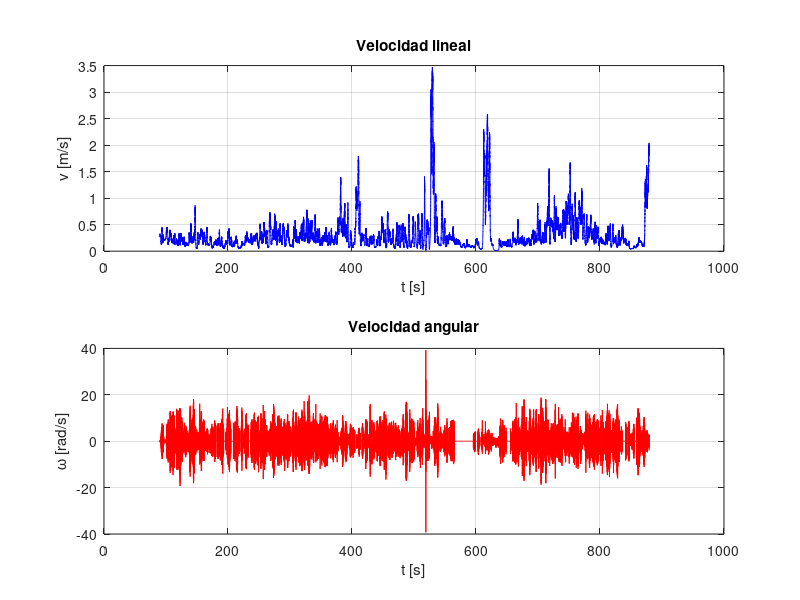

This chart was generated by the following MATLAB code: (Note: this script raises an error after producing the figure.)
% sol_ejercicio_2.m
clear; clc; close all;
rng(1);                         % semilla fija para que los resultados sean reproducibles

% Lectura de datos: columnas x [m], y [m], t [s]
datos = load('Path_SRA2526.txt');
x = datos(:,1);  y = datos(:,2);  t = datos(:,3);
N = length(t);

%% A) Transformación de la trayectoria en velocidades
dt = diff(t);                   % intervalos de tiempo (no son constantes)
dx = diff(x);
dy = diff(y);

% Velocidad lineal: distancia recorrida en cada tramo entre su duración
v = sqrt(dx.^2 + dy.^2) ./ dt;  % [m/s], tamaño N-1

% Orientación de cada tramo (el robot diferencial avanza en la dirección de su eje)
theta = atan2(dy, dx);          % [rad], tamaño N-1

% Velocidad angular: variación de orientación entre tramos consecutivos.
% Se normaliza el incremento a (-pi, pi] para evitar saltos de 2*pi.
dtheta = atan2(sin(diff(theta)), cos(diff(theta)));
w = [0; dtheta ./ dt(2:end)];   % [rad/s]; w(1)=0 porque theta(1) es la orientación inicial

% Instante asociado a cada velocidad (final de cada tramo)
tv = t(2:end);

% Gráfica de velocidades (entregable 1 de la memoria)
figure('Name','Velocidades','Position',[100 100 900 600]);
subplot(2,1,1);
plot(tv, v, 'b'); grid on;
xlabel('t [s]'); ylabel('v [m/s]'); title('Velocidad lineal');
subplot(2,1,2);
plot(tv, w, 'r'); grid on;
xlabel('t [s]'); ylabel('\omega [rad/s]'); title('Velocidad angular');

%% B) Información útil desde la perspectiva de un sistema robótico
dist_total = sum(sqrt(dx.^2 + dy.^2));                  % distancia recorrida [m]
dur_total  = t(end) - t(1);                             % duración [s]
dist_recta = sqrt((x(end)-x(1))^2 + (y(end)-y(1))^2);   % distancia inicio-fin [m]
v_media = mean(v);   v_max = max(v);   v_min = min(v);
w_media_abs = mean(abs(w));   w_max = max(abs(w));
dt_medio = mean(dt); dt_max = max(dt);                  % periodo de muestreo
a_lin = diff(v) ./ dt(2:end);                           % aceleración lineal [m/s^2]
a_lin_max = max(abs(a_lin));
a_lat = abs(v .* w);                                    % aceleración lateral (centrípeta) [m/s^2]
a_lat_max = max(a_lat);
umbral_parado = 0.05;                                   % [m/s] umbral para considerar robot parado
t_parado = sum(dt(v < umbral_parado));                  % tiempo casi parado [s]
pct_parado = 100 * t_parado / dur_total;                % porcentaje de tiempo parado [%]

% Radio de giro mínimo (calculado antes para incluirlo en la tabla)
idx = abs(w) > 0.1;
radio_min = min(abs(v(idx) ./ w(idx)));                 % [m]

% Definir los nombres de las filas en un arreglo de celdas
Metricas = {
    'Distancia recorrida [m]';
    'Duración total [s]';
    'Distancia inicio-fin [m]';
    'Velocidad lineal media [m/s]';
    'Velocidad lineal máxima [m/s]';
    'Velocidad lineal mínima [m/s]';
    'Velocidad angular media abs [rad/s]';
    'Velocidad angular máxima [rad/s]';
    'Periodo de muestreo medio [s]';
    'Periodo de muestreo máximo [s]';
    'Aceleración lineal máxima [m/s²]';
    'Aceleración lateral máxima [m/s²]';
    'Umbral de parado [m/s]';
    'Tiempo parado [s]';
    'Porcentaje de tiempo parado [%]';
    'Radio de giro mínimo [m]'
    };

% Vector columna con todos los resultados numéricos
Valores = [
    dist_total; 
    dur_total; 
    dist_recta; 
    v_media; 
    v_max; 
    v_min; 
    w_media_abs; 
    w_max; 
    dt_medio; 
    dt_max; 
    a_lin_max; 
    a_lat_max;
    umbral_parado; 
    t_parado;
    pct_parado;
    radio_min
    ];

% Crear y mostrar la tabla B
fprintf('\n--- b) Información de la trayectoria ---\n\n');
tabla_robot_V = table(Metricas, Valores);
disp(tabla_robot_V);

% Trayectoria y perfil de velocidad espacial
figure('Name','Trayectoria');
plot(x, y, 'g'); axis equal; grid on;
xlabel('x [m]'); ylabel('y [m]'); title('Trayectoria original');

%% C) Reconstrucción de la trayectoria con las velocidades
%  Pose inicial conocida: (x(1), y(1), theta(1))
[xr1, yr1, thr1] = reconstruir(v, w, dt, x(1), y(1), theta(1));      % c1: sin ruido

% c2: ruido gaussiano en v, sigma = 1 % de la media de v
sigma_v = 0.01 * mean(v);
v_ruido = v + sigma_v * randn(size(v));
[xr2, yr2, thr2] = reconstruir(v_ruido, w, dt, x(1), y(1), theta(1));

% c3: ruido gaussiano en w, sigma = 1 % de la media de |w|
sigma_w = 0.01 * mean(abs(w));
w_ruido = w + sigma_w * randn(size(w));
[xr3, yr3, thr3] = reconstruir(v, w_ruido, dt, x(1), y(1), theta(1));

%  Cálculo de errores (Una realización)
theta_real = [theta(1); theta];   % orientación real en cada muestra
casos = {'c1 (sin ruido)'; 'c2 (ruido en v)'; 'c3 (ruido en w)'};
XR = {xr1, xr2, xr3};  YR = {yr1, yr2, yr3};  TR = {thr1, thr2, thr3};

err_medio = zeros(3,1);
err_max = zeros(3,1);
err_final = zeros(3,1);
rmse = zeros(3,1);
err_ang_fin = zeros(3,1);

for k = 1:3
    ep = sqrt((XR{k}-x).^2 + (YR{k}-y).^2);
    eth = atan2(sin(TR{k}-theta_real), cos(TR{k}-theta_real));
    err_medio(k) = mean(ep);
    err_max(k) = max(ep);
    err_final(k) = ep(end);
    rmse(k) = sqrt(mean(ep.^2));
    err_ang_fin(k) = eth(end);
end

% Crear y mostrar la tabla C1
fprintf('\n--- C) Errores de la reconstrucción (una realización) ---\n\n');
tabla_restr_1 = table(casos, err_medio, err_max, err_final, rmse, err_ang_fin, ...
    'VariableNames', {'Caso', 'Err_Medio_m', 'Err_Max_m', 'Err_Final_m', 'RMSE_m', 'Err_Ang_Fin_rad'});
disp(tabla_restr_1);

% Como c2 y c3 son aleatorios, se repite con varias realizaciones (Monte Carlo)
M = 100;
res = zeros(M, 4, 2);   % [medio, max, final, rmse] x caso (c2, c3)
for m = 1:M
    [a, b] = reconstruir(v + sigma_v*randn(size(v)), w, dt, x(1), y(1), theta(1));
    e = sqrt((a-x).^2 + (b-y).^2);
    res(m,:,1) = [mean(e), max(e), e(end), sqrt(mean(e.^2))];
    [a, b] = reconstruir(v, w + sigma_w*randn(size(w)), dt, x(1), y(1), theta(1));
    e = sqrt((a-x).^2 + (b-y).^2);
    res(m,:,2) = [mean(e), max(e), e(end), sqrt(mean(e.^2))];
end

% Formatear los resultados de Monte Carlo (Media +- Desv. Típica) en una tabla
nombres = {'c2 (ruido en v)'; 'c3 (ruido en w)'};
Medio_str = cell(2,1);
Max_str = cell(2,1);
Final_str = cell(2,1);
RMSE_str = cell(2,1);

for k = 1:2
    mu = mean(res(:,:,k), 1);  sd = std(res(:,:,k), 0, 1);
    Medio_str{k} = sprintf('%.4g ± %.2g', mu(1), sd(1));
    Max_str{k}   = sprintf('%.4g ± %.2g', mu(2), sd(2));
    Final_str{k} = sprintf('%.4g ± %.2g', mu(3), sd(3));
    RMSE_str{k}  = sprintf('%.4g ± %.2g', mu(4), sd(4));
end

% Crear y mostrar la tabla C2 (Monte Carlo)
fprintf('\n--- C) Errores medios sobre %d realizaciones (media ± desv. típica) ---\n\n', M);
tabla_montecarlo = table(nombres, Medio_str, Max_str, Final_str, RMSE_str, ...
    'VariableNames', {'Caso', 'Medio', 'Max', 'Final', 'RMSE'});
disp(tabla_montecarlo);

% Gráfica comparativa de trayectorias
figure('Name','Reconstrucción','Position',[100 100 900 600]);
plot(x, y, 'g', 'LineWidth', 1.5); hold on;
plot(xr2, yr2, 'b'); plot(xr3, yr3, 'r');
axis equal; grid on; legend('Real / c1', 'c2 (ruido en v)', 'c3 (ruido en w)');
xlabel('x [m]'); ylabel('y [m]'); title('Trayectoria real vs reconstruida');

%% Función local: integración de la odometría (modelo de robot diferencial)
function [xr, yr, thr] = reconstruir(v, w, dt, x0, y0, th0)
    th_tramo = th0 + cumsum(w .* dt) - w(1)*dt(1);
    xr  = x0 + [0; cumsum(v .* dt .* cos(th_tramo))];
    yr  = y0 + [0; cumsum(v .* dt .* sin(th_tramo))];
    thr = [th0; th_tramo];
end
